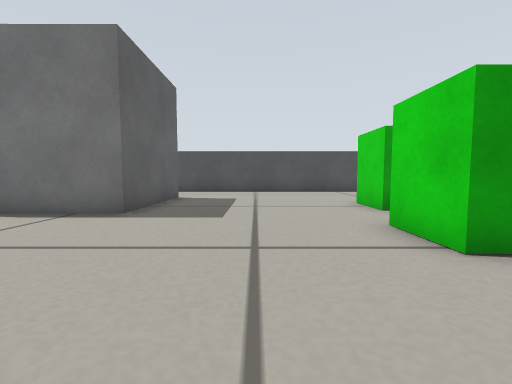
view 1 (above)

16 first-person views from a walk through a Gazebo world. The camera is 0.22 m above the floor, tilts 4° down and sees 90° across. The floor is counted in squares, 0.25 m on a side. Each view is taken from the middle of a square. On the plan, view 1 faces up. The plan holds only what a view shows up to about 10 squares ahead; the rest is blank. The robots in the file are not drawn.

view 2
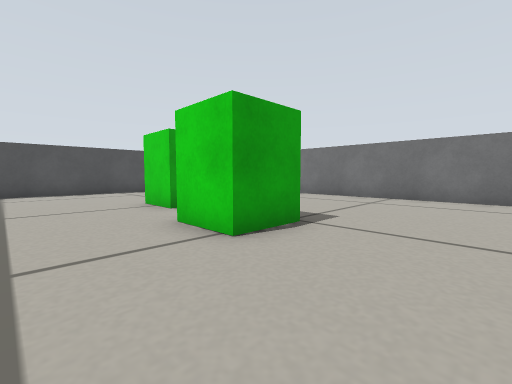

view 3
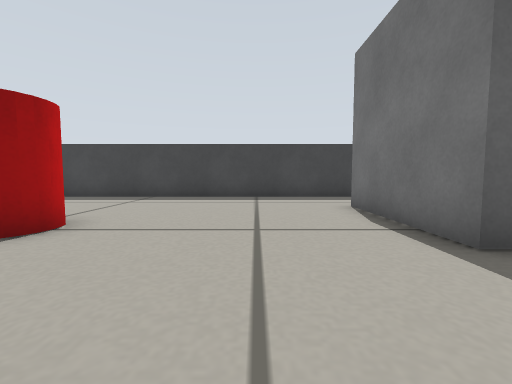

view 4
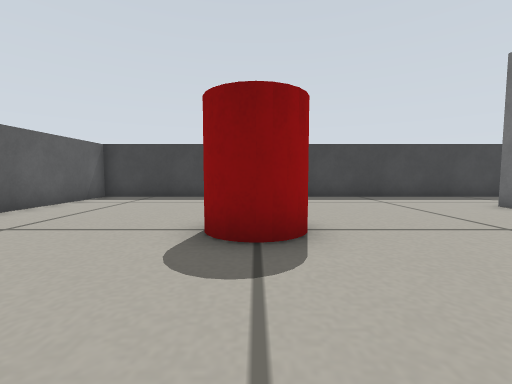

view 5
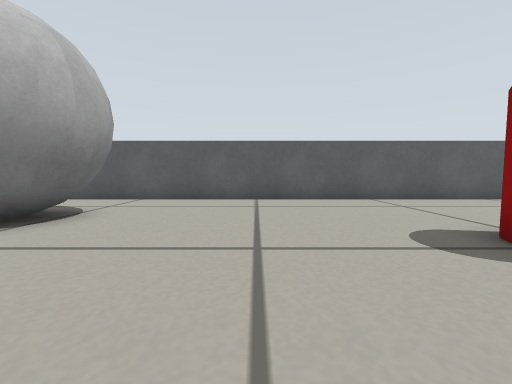

view 6
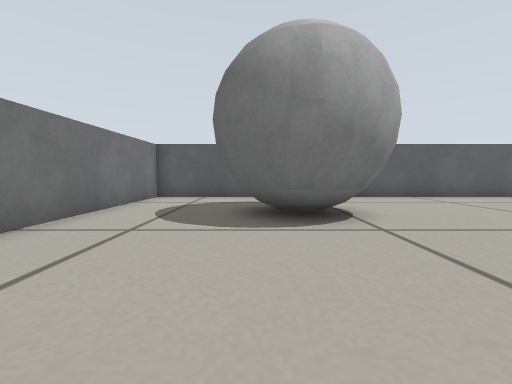

view 7
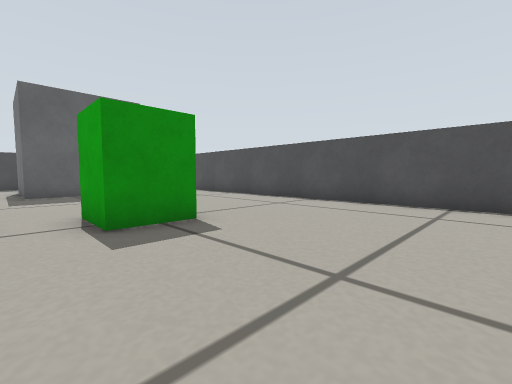

view 8
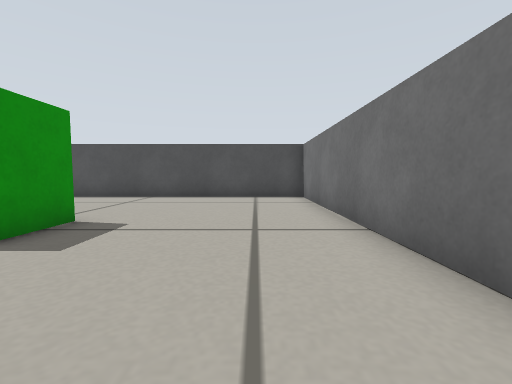

view 9
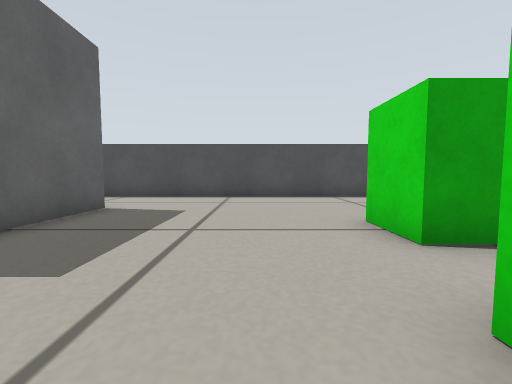

view 10
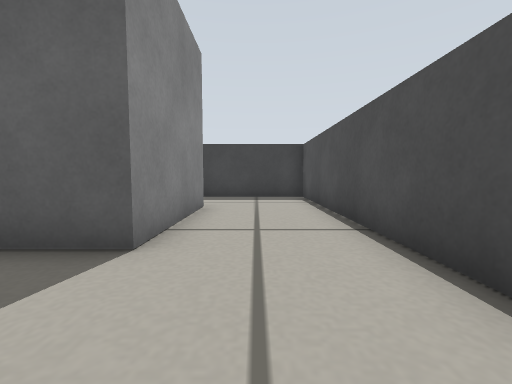

view 11
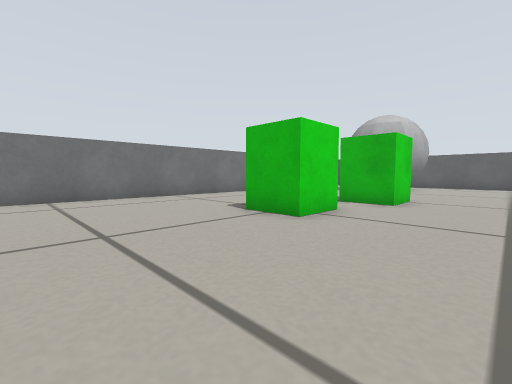

view 12
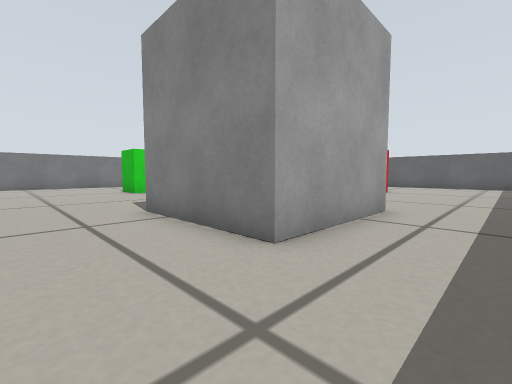

view 13
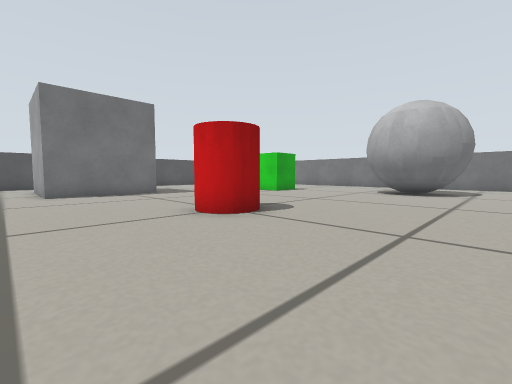

view 14
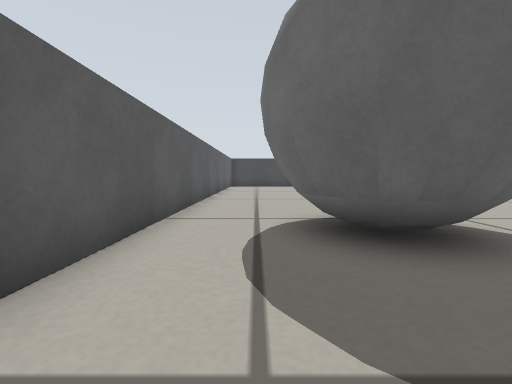

view 15
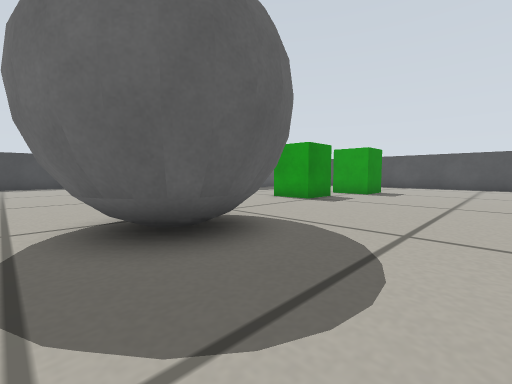

view 16
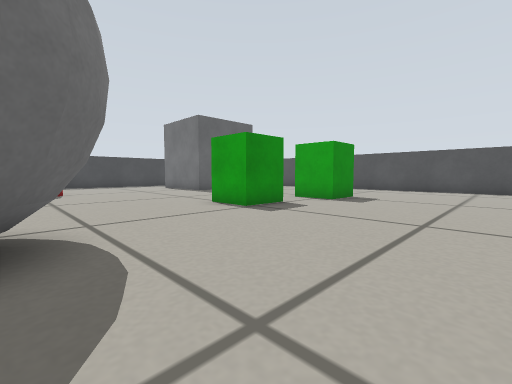

### Floor plan
Key: @ floor where view 1 was taken; # wall or solid block; . floor; B grey box; G green box; C red cylinder; R grey ball.
Columns run from 10 left of view 1 to 10 right of it. Each row starts with its distance up from view 1.
 13 #####################
 12 #...................#
 11 #...................#
 10 #...................#
  9 #..BBBBB............#
  8 #..B   B.....GG.....#
  7 #..B   B.....G G....#
  6 #..BBBBB.....GGG....#
  5 #...................#
  4 #...........GGG.....#
  3 #...........GGG.....#
  2 #...................#
  1 #...................#
  0 #.....C...@.........#
 -1 #....CCC......RRR...#
 -2 #.....C......RRRRR..#
 -3 #............RRRRR..#
 -4 #............RRRRR..#
 -5 #.............RRR...#
 -6 #...................#
 -7 #####################

Where each view was taken, in squares from view 1:
view 1: 0 up, 0 right, facing up
view 2: 0 up, 0 right, facing up-right
view 3: 3 up, 0 right, facing left
view 4: 1 down, 0 right, facing left
view 5: 2 up, 0 right, facing down
view 6: 3 up, 6 right, facing down
view 7: 5 up, 9 right, facing up-left
view 8: 3 up, 8 right, facing up
view 9: 3 up, 1 right, facing up
view 10: 11 up, 0 right, facing left
view 11: 12 up, 0 right, facing down-right
view 12: 12 up, 9 left, facing down-right
view 13: 6 down, 8 left, facing up-right
view 14: 5 down, 9 right, facing left
view 15: 5 down, 9 right, facing up-left
view 16: 2 down, 9 right, facing up-left
